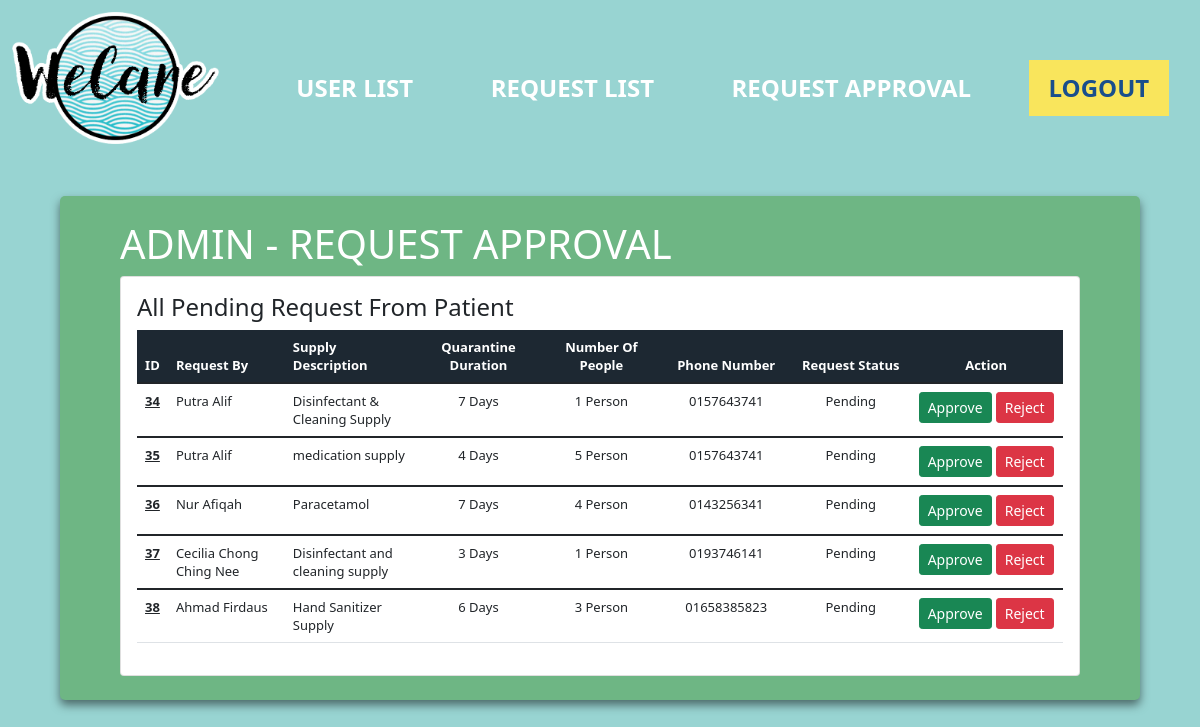
Page /admin/requestList.php on the committed database.
### tables this page shows
CREATE TABLE IF NOT EXISTS `request_supply` (
  `id` int(11) NOT NULL AUTO_INCREMENT,
  `requestName` varchar(50) DEFAULT NULL,
  `supplyDesc` varchar(50) DEFAULT NULL,
  `numPeople` varchar(50) DEFAULT NULL,
  `quarantineDuration` varchar(50) DEFAULT NULL,
  `requestBy` varchar(50) DEFAULT NULL,
  `location` varchar(50) DEFAULT NULL,
  `status` varchar(50) DEFAULT 'Pending',
  `requestPhone` varchar(50) DEFAULT NULL,
  `jobStatus` varchar(50) DEFAULT 'Pending',
  `acceptBy` varchar(50) DEFAULT 'none',
  PRIMARY KEY (`id`)
);

### admin/requestList.php (the view, shortened to what this page needs)
<?php
include "../sql/config.php";
?>
<!DOCTYPE html5>
<html>
    <head>
        <link rel="stylesheet" href="../css/list.css">
        <link rel="stylesheet" href="https://cdn.jsdelivr.net/npm/bootstrap@5.1.3/dist/css/bootstrap.min.css">
    </head>
    <body style="background-color: #98D4D2 ;">
    <nav>
        <a href="admin-dashboard.php">
            <img src="../images/logo.png" id="logo" >
        </a>
    <div class="navButtonGroup" >
        <a href="admin-userList.php" class="static">USER LIST</a>
        <a href="request.php" class="static">REQUEST LIST</a>
        <a href="requestList.php" class="static">REQUEST APPROVAL</a>
        <a href="../sql/logout.php" class="highlighted">LOGOUT</a>
    </div>
</nav>
<div class="greenFormWrap">
            <h1 style="color:white;">ADMIN - REQUEST APPROVAL</h1>
                    <div class="card">
                        <div class="card-body">
                            <h4 class="header-title">All Pending Request From Patient</h4>
                            <div class="tab-content">
                                <div class="tab-pane show active" id="scroll-vertical-preview alt-pagination-preview">
                                    <table id="scroll-vertical-datatable" class="table dt-responsive nowrap w-100">
                                        <thead style="background-color:#1d2832; color:white;">
                                            <tr>
                                            <th style="width: 20px; font-size:13px; text-align:center;">ID</th>
                                            <th style="width: 150px; font-size:13px; ">Request By</th>
                                            <th style="width: 170px; font-size:13px; ">Supply Description</th>
                                            <th style="width: 170px; font-size:13px; text-align:center;">Quarantine Duration</th>
                                            <th style="width: 170px; font-size:13px; text-align:center;">Number Of People</th>
                                            <th style="width: 170px; font-size:13px; text-align:center;">Phone Number</th>
                                            <th style="width: 140px; font-size:13px; text-align:center;">Request Status</th>
                                            <th style="width: 225px; font-size:13px; text-align:center;">Action</th>
                                            </tr>
                                        </thead>
                                        <?php
                                            $sql = "SELECT * FROM request_supply WHERE `status`='Pending'";
                                            $result = mysqli_query( $conn, $sql);
                                            $resultCheck = mysqli_num_rows ($result);
                                            if ($resultCheck > 0){
                                                while ($row = mysqli_fetch_assoc($result)){
                                                    $id                 = $row["id"];
                                                    $supplyDesc         = $row["supplyDesc"];
                                                    $numPeople          = $row["numPeople"];
                                                    $quarantineDuration = $row["quarantineDuration"];
                                                    $status             = $row["status"];
                                                    $requestName        = $row["requestName"];
                                                    $requestPhone       = $row["requestPhone"];
                                        ?>
                                        <tbody>
                                        <tr>
                                            <td style="width: 20px; font-size:13px; text-align:center;"><a href="apps-ecommerce-orders-details.html" class="text-body fw-bold"><?=$id?></a> </td>
                                            <td style="width: 170px; font-size:13px; "><?=$requestName?></td>
                                            <td style="width: 170px; font-size:13px; "><?=$supplyDesc?></td>
                                            <td style="width: 170px; font-size:13px; text-align:center;"><?=$quarantineDuration?></td>
                                            <td style="width: 170px; font-size:13px; text-align:center;"><?=$numPeople?></td>
                                            <td style="width: 170px; font-size:13px; text-align:center;"><?=$requestPhone?></td>
                                            <td style="width: 170px; font-size:13px; text-align:center;"><?=$status?></td>
                                            <td style="text-align:center;">
                                                <a href="approval-request.php?action=approve&id=<?= $id ?>" class="btn btn-success btn-sm"><i class="mdi mdi-calendar-multiple-check mdi-18px" style="color: white; icon-large"></i> Approve</a>
                                                <a href="approval-request.php?action=decline&id=<?= $id ?>" class="btn btn-danger btn-sm" onClick="return confirm('Are You Sure Want to Reject this request?')"><i class="mdi mdi-book-remove-multiple-outline mdi-18px"></i> Reject</a>
                                            </td>
                                        </tr>
                                        </tbody>
                                        <?php
                                                }
                                            }
                                            else{
                                            }
                                        ?>
                                    </table>
                                </div>
                            </div>
                        </div>
                    </div>
        </div>
    </body>
</html>

### css/list.css (style rules this page uses)
body { background-color: #98D4D2; max-width:100%; max-height:100%; font-family: sans-serif; }
#logo { max-width: 100%; max-height: 100%; }
nav { display:flex; flex-direction: row; justify-content: space-between; margin:1%; height:20%; max-width: 100%; }
.navButtonGroup { display: flex; flex-direction: row; justify-content: flex-end; width: 100%; font-weight: bold; font-size: 1.5em; }
.navButtonGroup a { margin: 5% 2%; padding: 1% 2%; height: fit-content; }
a.static { color:white; text-decoration: none; }
a.highlighted { background-color: #F9E55C; color:#194E8C; text-decoration: none; }
.greenFormWrap { margin: 2% 5%; border-radius: 5px; box-shadow: 0px 5px 10px rgba(0,0,0,0.5); padding: 2% 5%; background-color: #6EB684; }

### rows in the picture
request_supply: id "34", requestName "Putra Alif", supplyDesc "Disinfectant & Cleaning Supply", quarantineDuration "7 Days", numPeople "1 Person", requestPhone "0157643741", status "Pending"
request_supply: id "35", requestName "Putra Alif", supplyDesc "medication supply", quarantineDuration "4 Days", numPeople "5 Person", requestPhone "0157643741", status "Pending"
request_supply: id "36", requestName "Nur Afiqah", supplyDesc "Paracetamol", quarantineDuration "7 Days", numPeople "4 Person", requestPhone "0143256341", status "Pending"
request_supply: id "37", requestName "Cecilia Chong Ching Nee", supplyDesc "Disinfectant and cleaning supply", quarantineDuration "3 Days", numPeople "1 Person", requestPhone "0193746141", status "Pending"
request_supply: id "38", requestName "Ahmad Firdaus", supplyDesc "Hand Sanitizer Supply", quarantineDuration "6 Days", numPeople "3 Person", requestPhone "01658385823", status "Pending"
